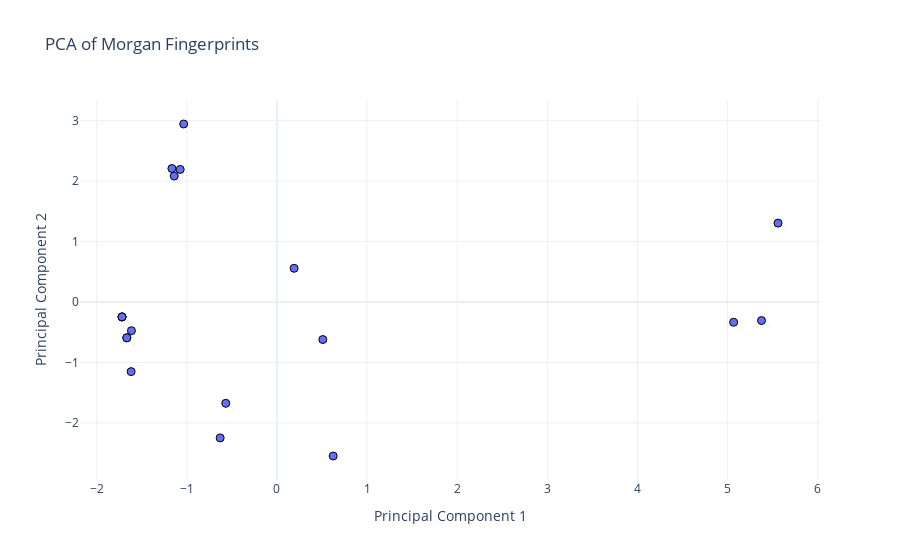

The notebook cell this image was saved under:
### Code cell
import plotly.express as px
import pandas as pd
from sklearn.decomposition import PCA

# Assuming you already have data_cat_rescaled
# data_cat_rescaled = ...

# Perform PCA
pca = PCA(n_components=2)
principal_components = pca.fit_transform(data_cat_rescaled)

# Create a DataFrame for Plotly
df = pd.DataFrame({'PC1': principal_components[:, 0], 'PC2': principal_components[:, 1], 'Label': [str(i+1) for i in range(len(principal_components))]})

# Create an interactive scatter plot
fig = px.scatter(df, x='PC1', y='PC2', text='Label', title='PCA of Morgan Fingerprints',
                 labels={'PC1': 'Principal Component 1', 'PC2': 'Principal Component 2'},
                 template='plotly_white',  # Set background to white
                 )

# Adjust annotation position
fig.update_traces(textposition='bottom right', textfont_size=1, marker=dict(size=8, line=dict(color='black', width=1)))

# Configure hover labels
fig.update_layout(hoverlabel=dict(bgcolor='white', font_size=10))

# Hide text labels by default
fig.update_traces(hoverinfo='skip')

# Show the plot
fig.show()

### Figure 1 — Plotly figure (JSON) as saved in the notebook; plotly's stock layout.template omitted (floating-point values rounded to 4 significant figures)
{"data": [{"hoverinfo": "skip", "hovertemplate": "Principal Component 1=%{x}<br>Principal Component 2=%{y}<br>Label=%{text}<extra></extra>", "legendgroup": "", "marker": {"color": "#636efa", "line": {"color": "black", "width": 1}, "size": 8, "symbol": "circle"}, "mode": "markers+text", "name": "", "orientation": "v", "showlegend": false, "text": ["1", "2", "3", "4", "5", "6", "7", "8", "9", "10", "11", "12", "13", "14", "15", "16", "17", "18", "19"], "textfont": {"size": 1}, "textposition": "bottom right", "type": "scatter", "x": [-1.719, -1.614, -1.665, -1.665, -1.617, 5.559, 0.1908, -1.719, 0.5093, -0.5672, -0.6296, 0.6239, 5.067, 5.376, -1.165, -1.139, -1.035, -1.719, -1.073], "xaxis": "x", "y": [-0.2469, -0.4748, -0.5918, -0.5918, -1.151, 1.304, 0.5567, -0.2469, -0.6207, -1.675, -2.247, -2.546, -0.3349, -0.3074, 2.206, 2.082, 2.942, -0.2469, 2.191], "yaxis": "y"}], "layout": {"hoverlabel": {"bgcolor": "white", "font": {"size": 10}}, "legend": {"tracegroupgap": 0}, "title": {"text": "PCA of Morgan Fingerprints"}, "xaxis": {"anchor": "y", "domain": [0, 1], "title": {"text": "Principal Component 1"}}, "yaxis": {"anchor": "x", "domain": [0, 1], "title": {"text": "Principal Component 2"}}}}
